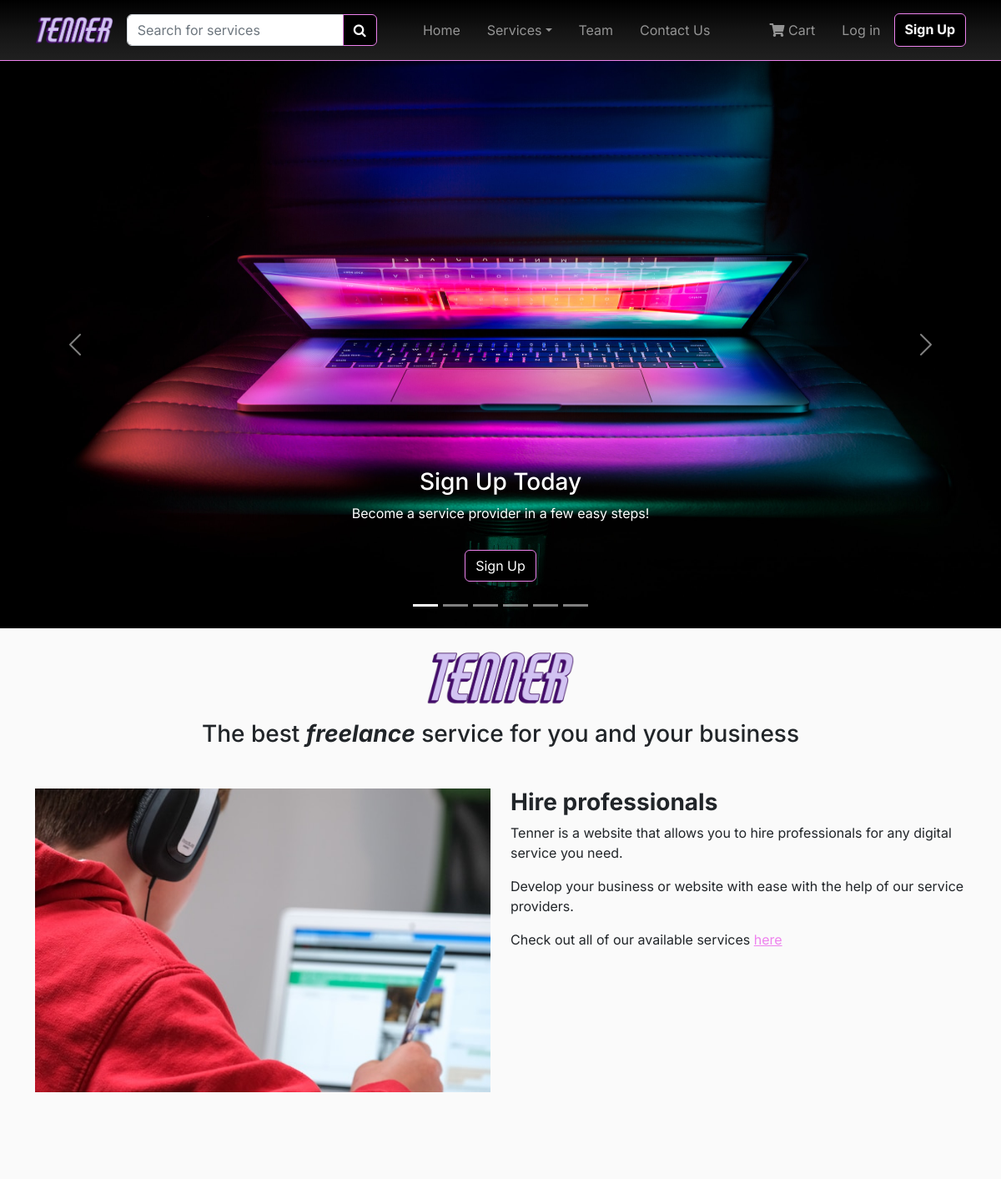
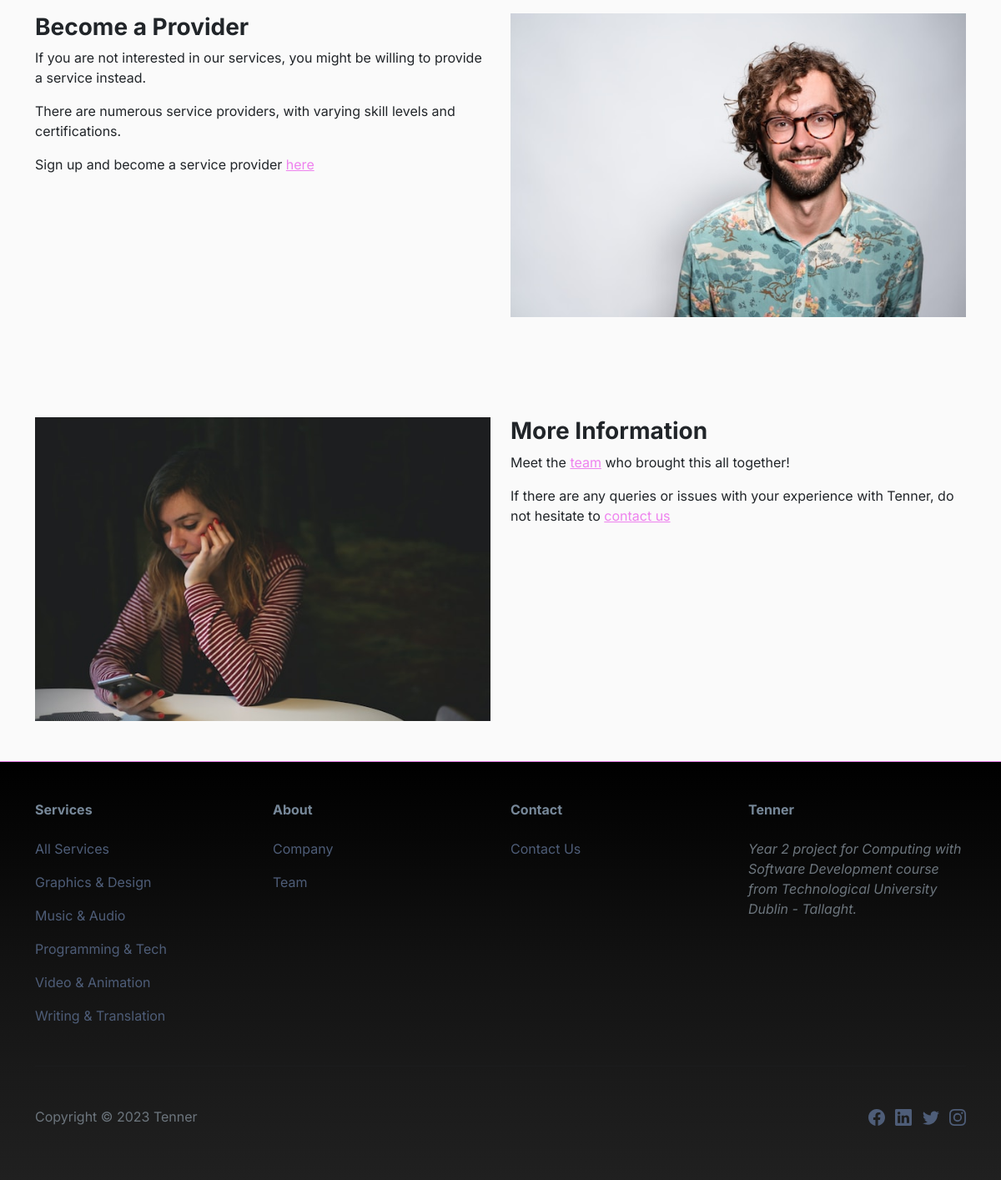
The page / on the database its author committed (2 pictures, top to bottom).
### services/models.py (models this page shows, shortened)
class Category(models.Model):
    id = models.UUIDField(
        primary_key=True,
        default=uuid.uuid4,
        editable=False)
    name = models.CharField(max_length=250, unique=True)
    description = models.TextField(blank = True)
    class Meta:
        ordering = ('name',)
        verbose_name = 'category'
        verbose_name_plural = 'categories'
    def get_absolute_url(self):
        return reverse('services:services_by_category', args=[self.id])

### pages/views.py (the view)
# urls.py: path('', HomePageView.as_view(), name = 'home'),
class HomePageView(TemplateView):
    template_name = 'index.html'

### cart/context_processors.py (called while the page is built)
def counter(request):
    item_count = 0
    if 'admin' in request.path:
        return {}
    else:
        try:
            cart = Cart.objects.filter(cart_id=_cart_id(request))
            cart_items = CartItem.objects.all().filter(cart=cart[:1])
            for cart_item in cart_items:
                item_count += cart_item.quantity
        except Cart.DoesNotExist:
            item_count = 0
    return {'item_count':item_count}

### cart/views.py (called while the page is built)
def _cart_id(request):
    cart = request.session.session_key
    if not cart:
        cart = request.session.create()
    return cart

### pages/context_processors.py (called while the page is built)
def category_links(request):
    category_links = Category.objects.all()
    return {'category_links': category_links}

### pages/templates/index.html (shortened to what this page needs)
{% extends 'base.html' %}
{% load static %}
{% block content %}
<main class = "container px-0 mw-100 text-center">
  <div id = "carouselExampleControls" class = "carousel slide carousel-fade" data-bs-ride = "carousel">
      <div class = "carousel-inner">
        <div class="carousel-indicators">
          <button type="button" data-bs-target="#carouselExampleControls" data-bs-slide-to="0" class="active"></button>
          <button type="button" data-bs-target="#carouselExampleControls" data-bs-slide-to="1"></button>
          <button type="button" data-bs-target="#carouselExampleControls" data-bs-slide-to="2"></button>
          <button type="button" data-bs-target="#carouselExampleControls" data-bs-slide-to="3"></button>
          <button type="button" data-bs-target="#carouselExampleControls" data-bs-slide-to="4"></button>
          <button type="button" data-bs-target="#carouselExampleControls" data-bs-slide-to="5"></button>
        </div>
        <div class = "carousel-item active" data-bs-interval = "5000">
          <img src = "{% static 'images/signup2day.jpg' %}" class = "d-block w-100 carousel-image" alt = "carousel-1">
          <div class = "carousel-caption">
            <h3>Sign Up Today</h3>
            <p>Become a service provider in a few easy steps!</p>
            <a class = "btn btn-primary my-3" href = "{% url 'signup' %}">Sign Up</a>
          </div>
        </div>
      </div>
      <button class = "carousel-control-prev" type = "button" data-bs-target = "#carouselExampleControls" data-bs-slide = "prev">
        <span class = "carousel-control-prev-icon" aria-hidden = "true"></span>
      </button>
      <button class = "carousel-control-next" type = "button" data-bs-target = "#carouselExampleControls" data-bs-slide = "next">
        <span class = "carousel-control-next-icon" aria-hidden = "true"></span>
      </button>
  </div>
  <br>
  <img class = "mb-3" src = "{% static 'images/tenner_logo7.png' %}" alt = "logo" style = "height: 70px">
  <h3 class="mb-5">The best <span style="font-style: italic; font-weight: bold;">freelance</span> service for you and your business</h3>
  <div class="container my-5">
    <div class="row my-5">
      <div class="col-6">
        <img src = "{% static 'images/landing-1.jpg' %}" class = "mw-100" alt = "landing1">
      </div>
      <div class="col text-start">
        <h3 class = "fw-bold">Hire professionals</h3>
        <p>Tenner is a website that allows you to hire professionals for any digital service you need.</p>
        <p>Develop your business or website with ease with the help of our service providers.</p>
        <p>Check out all of our available services&nbsp;<a class = "link-violet" href = "{% url 'services:all_services' %}">here</a></p>
      </div>
    </div>
    <br>
    <div class = "row my-5">
      <div class = "col-6 text-start">
        <h3 class = "fw-bold">Become a Provider</h3>
        <p>If you are not interested in our services, you might be willing to provide a service instead.</p>
        <p>There are numerous service providers, with varying skill levels and certifications.</p>
        <p>Sign up and become a service provider&nbsp;<a class = "link-violet" href = "{% url 'signup' %}">here</a></p>
      </div>
      <div class="col-6">
        <img src = "{% static 'images/landing-2.jpg' %}" class = "mw-100" alt = "landing2">
      </div>
    </div>
    <br>
    <div class = "row my-5">
      <div class="col-6">
        <img src = "{% static 'images/landing-3.jpg' %}" class = "mw-100" alt = "landing3">
      </div>
      <div class = "col-6 text-start">
        <h3 class = "fw-bold">More Information</h3>
        <p>Meet the&nbsp;<a class = "link-violet" href = "{% url 'team' %}">team</a> who brought this all together!</p>
        <p>If there are any queries or issues with your experience with Tenner, do not hesitate to&nbsp;<a class = "link-violet" href = "{% url 'contact:contact_us' %}">contact us</a></p>
      </div>
    </div>
  </div>
</main>
{% endblock %}

### pages/templates/footer.html (shortened to what this page needs)
<footer>
    <div class="container py-4 py-lg-5">
        <div class="row justify-content-center">
            <div class="col-sm-4 col-md-3 text-center text-lg-start d-flex flex-column">
                <h3 class="fs-6 fw-bold">Services</h3>
                <ul class="list-unstyled">
                    <li><a href="{% url 'services:all_services' %}">All Services</a></li>
                    {% for category in category_links %}
                        <li><a href="{{ category.get_absolute_url }}">{{ category.name }}</a></li>
                    {% endfor %}
                </ul>
            </div>
            <div class="col-sm-4 col-md-3 text-center text-lg-start d-flex flex-column">
                <h3 class="fs-6 fw-bold">About</h3>
                <ul class="list-unstyled text-muted">
                    <li><a href="#">Company</a></li>
                    <li><a href="{% url 'team' %}">Team</a></li>
                </ul>
            </div>
            <div class="col-sm-4 col-md-3 text-center text-lg-start d-flex flex-column">
                <h3 class="fs-6 fw-bold">Contact</h3>
                <ul class="list-unstyled">
                    <li><a href="{% url 'contact:contact_us' %}">Contact Us</a></li>
                </ul>
            </div>
            <div class="col-lg-3 text-center text-lg-start d-flex flex-column align-items-center order-first align-items-lg-start order-lg-last">
                <h3 class="fs-6 fw-bold">Tenner</h3>
                <p class="text-muted fst-italic mb-4">Year 2 project for Computing with Software Development course from Technological University Dublin - Tallaght.</p>
            </div>
        </div>
        <hr>
        <div class="text-muted d-flex justify-content-between align-items-center pt-3">
            <p class="mb-0">Copyright © {% now 'Y' %} Tenner</p>
            <ul class="list-inline mb-0">
                <li class="list-inline-item pt-3">
                    <a href="https://www.facebook.com/" target="_blank">
                    </a>
                </li>
                <li class="list-inline-item pt-3">
                    <a href="https://www.linkedin.com/" target="_blank">
                    </a>
                </li>
                <li class="list-inline-item">
                    <a href="https://twitter.com/" target="_blank">
                    </a>
                </li>
                <li class="list-inline-item">
                    <a href="https://www.instagram.com/" target="_blank">
                    </a>
                </li>
            </ul>
        </div>
    </div>
</footer>

### static/css/style.css (style rules this page uses)
body { font-family: "Inter", "Helvetica Neue", Helvetica, Arial, sans-serif; background: #fafafa; }
footer { border-top: solid violet 1px; background: linear-gradient(#000000, #090909, #131313, #1a1a1a, #202020); }
footer h3, footer li { padding-bottom: 16px; color: lightslategray; }
footer svg { font-size: 1.25rem; }
footer li a:link, footer li a:visited { text-decoration: none; color: #4E5D78; }
.btn-primary { background-color: black; border-color: violet; color: white; }
.link-violet, .link-violet:hover { color: violet; text-decoration: underline; }

### static/css/custom.css (style rules this page uses)
.carousel-image { height: 680px; }

### rows shown on the page
Category: name "Graphics & Design"
Category: name "Music & Audio"
Category: name "Programming & Tech"
Category: name "Video & Animation"
Category: name "Writing & Translation"
